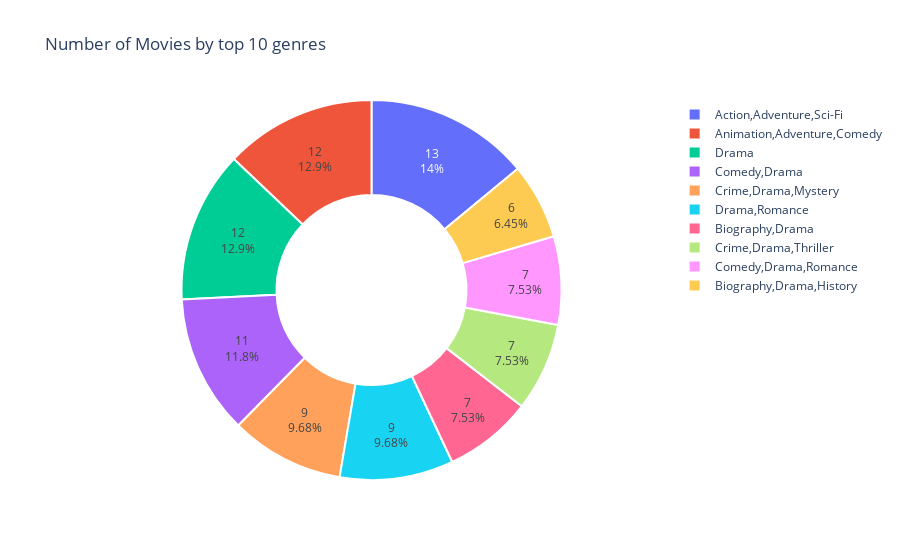

The notebook cell saved with this chart:
### Code cell
# pie chart creation
fig = px.pie(values=top_genres.values, names=top_genres.index,
                title='Number of Movies by top 10 genres',
                labels={'value': 'Numbers', 'names': 'Types'},
                hover_data={'value': top_genres.values, 'names': top_genres.index},
                hole=0.5,
                            )

# labels
fig.update_traces(textposition='inside', textinfo='percent+value', textfont_size=12)

# adding borders
fig.update_traces(marker=dict(line=dict(color='white', width=2)))

##fig.show()

### Figure 1 — Plotly figure (JSON) as saved in the notebook; plotly's stock layout.template omitted (floating-point values rounded to 4 significant figures)
{"data": [{"customdata": [[13, "Action,Adventure,Sci-Fi"], [12, "Animation,Adventure,Comedy"], [12, "Drama"], [11, "Comedy,Drama"], [9, "Crime,Drama,Mystery"], [9, "Drama,Romance"], [7, "Biography,Drama"], [7, "Crime,Drama,Thriller"], [7, "Comedy,Drama,Romance"], [6, "Biography,Drama,History"]], "domain": {"x": [0, 1], "y": [0, 1]}, "hole": 0.5, "hovertemplate": "Types=%{customdata[1]}<br>value=%{value}<br>Numbers=%{customdata[0]}<extra></extra>", "labels": ["Action,Adventure,Sci-Fi", "Animation,Adventure,Comedy", "Drama", "Comedy,Drama", "Crime,Drama,Mystery", "Drama,Romance", "Biography,Drama", "Crime,Drama,Thriller", "Comedy,Drama,Romance", "Biography,Drama,History"], "legendgroup": "", "marker": {"line": {"color": "white", "width": 2}}, "name": "", "showlegend": true, "textfont": {"size": 12}, "textinfo": "percent+value", "textposition": "inside", "type": "pie", "values": [13, 12, 12, 11, 9, 9, 7, 7, 7, 6]}], "layout": {"legend": {"tracegroupgap": 0}, "title": {"text": "Number of Movies by top 10 genres"}}}
